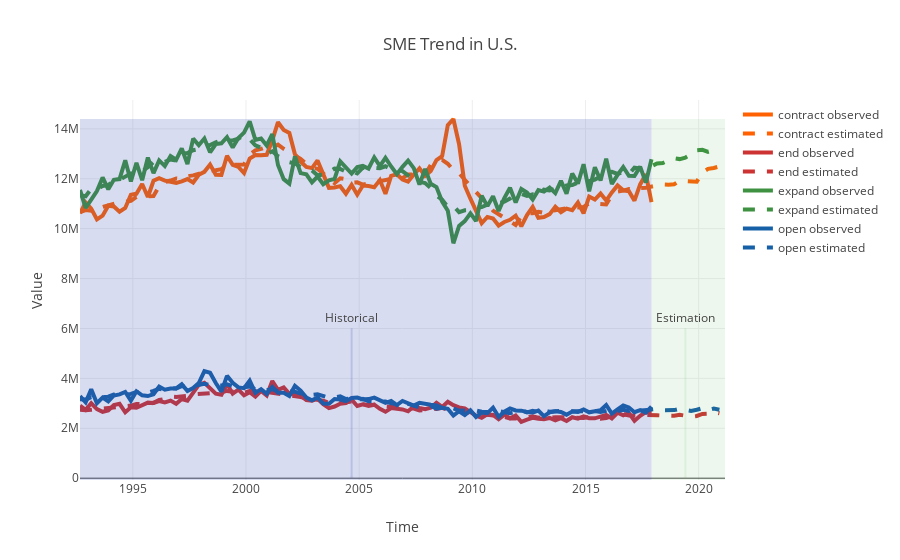

The notebook cell this image was saved under:
### Markdown cell above
### Build Maps

### Code cell
# prepare vectors
timestamp = us_sme_contract["time"]
us_contract_obs = us_sme_contract["actual data"]
us_contract_pred = us_sme_contract["yhat"]
us_end_obs = us_sme_end["actual data"]
us_end_pred = us_sme_end["yhat"]
us_expand_obs = us_sme_expand["actual data"]
us_expand_pred = us_sme_expand["yhat"]
us_open_obs = us_sme_open["actual data"]
us_open_pred = us_sme_open["yhat"]

# Contract
trace_contract_obs = go.Scatter(x = timestamp, y = us_contract_obs,
                                name = 'contract observed',
                                line = dict(color = ('rgb(255,97,3)'), width = 4))
trace_contract_pred = go.Scatter(x = timestamp, y = us_contract_pred,
                                name = 'contract estimated',
                                line = dict(color = ('rgb(255,97,3)'), width = 4, dash = 'dash'))
# End
trace_end_obs = go.Scatter(x = timestamp, y = us_end_obs,
                                name = 'end observed',
                                line = dict(color = ('rgb(205,51,51)'), width = 4))
trace_end_pred = go.Scatter(x = timestamp, y = us_end_pred,
                                name = 'end estimated',
                                line = dict(color = ('rgb(205,51,51)'), width = 4, dash = 'dash'))
# Expand
trace_expand_obs = go.Scatter(x = timestamp, y = us_expand_obs,
                                name = 'expand observed',
                                line = dict(color = ('rgb(61,145,64)'), width = 4))
trace_expand_pred = go.Scatter(x = timestamp, y = us_expand_pred,
                                name = 'expand estimated',
                                line = dict(color = ('rgb(61,145,64)'), width = 4, dash = 'dash'))
# Open
trace_open_obs = go.Scatter(x = timestamp, y = us_open_obs,
                                name = 'open observed',
                                line = dict(color = ('rgb(22, 96, 167)'), width = 4))
trace_open_pred = go.Scatter(x = timestamp, y = us_open_pred,
                                name = 'open estimated',
                                line = dict(color = ('rgb(22, 96, 167)'), width = 4, dash = 'dash'))

data = [trace_contract_obs, trace_contract_pred, trace_end_obs, trace_end_pred, 
        trace_expand_obs, trace_expand_pred, trace_open_obs, trace_open_pred]

# setting layout
layout = dict(title = 'SME Trend in U.S.',
              xaxis = dict(title = 'Time'),
              yaxis = dict(title = 'Value'),
              annotations = [dict(x="2004-09", y=0, arrowcolor="rgba(63, 81, 181, 0.2)", arrowsize=0.3,
                             ax=0, ay=-150, text="Historical", xref="x", yanchor="bottom",yref="y"),
                             dict(x="2019-6", y=0, arrowcolor="rgba(76, 175, 80, 0.1)", arrowsize=0.3,
                             ax=0, ay=-150, text="Estimation", xref="x", yanchor="bottom",yref="y")],
              shapes = [dict(fillcolor="rgba(63, 81, 181, 0.2)", line={"width": 0}, type="rect",
                        x0="1992-09", x1="2017-12", xref="x", y0=0, y1=0.95, yref="paper"), 
                        dict(fillcolor="rgba(76, 175, 80, 0.1)", line={"width": 0}, type="rect",
                        x0="2017-12", x1="2021-03", xref="x", y0=0, y1=0.95, yref="paper")]
             )
fig = dict(data=data, layout=layout)
py.iplot(fig, filename='styled-line')
